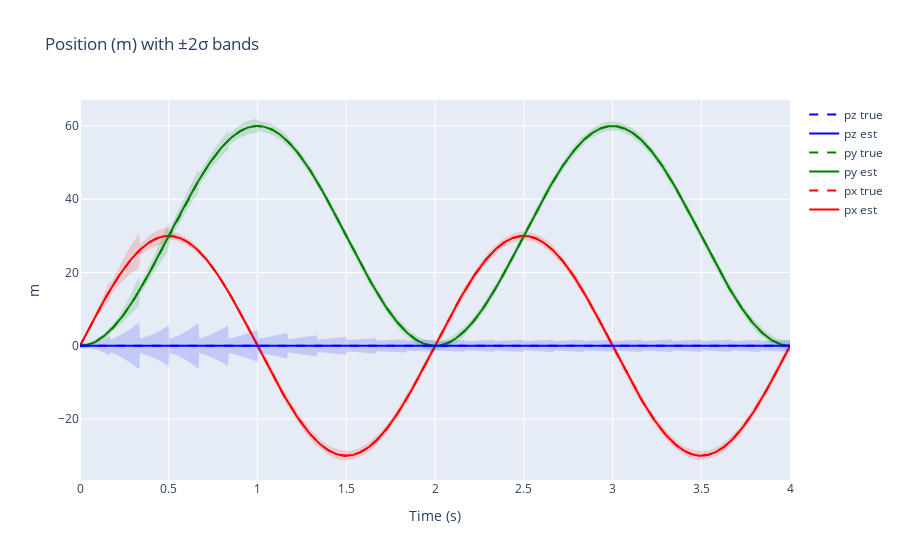

The code cell stored with this chart in its notebook:
### Markdown cell above
## Plot Position (m)

Position updates should pull the estimate toward truth and reduce the ±2σ band. If divergence occurs, check:
- H matches EKF local coords ([0, R, 0] for world-position).
- Measurement noise R reflects your sensor.
- Process noise (IMU) is not overconfident.

### Code cell
# Position (m) with ±2σ bands
fig = go.Figure(); color_rgb = {0: ('rgba(255,0,0,0.15)', '#ff0000'), 1: ('rgba(0,128,0,0.15)', '#008000'), 2: ('rgba(0,0,255,0.15)', '#0000ff')}
for i, comp in enumerate(['x','y','z']):
    fill_rgba, line_color = color_rgb[i]; mean = pos_est[:, i]; std2p = 2.0 * pos_std[:, i]; upper = mean + std2p; lower = mean - std2p
    fig.add_scatter(x=times, y=upper, line=dict(color=line_color, width=0), showlegend=False)
    fig.add_scatter(x=times, y=lower, fill='tonexty', fillcolor=fill_rgba, line=dict(color=line_color, width=0), showlegend=False)
    fig.add_scatter(x=times, y=mean, name=f"p{comp} est", line=dict(color=line_color, width=2))
    fig.add_scatter(x=times, y=pos_true[:, i], name=f"p{comp} true", line=dict(color=line_color, dash='dash', width=2))
fig.update_layout(title='Position (m) with ±2σ bands', xaxis_title='Time (s)', yaxis_title='m'); fig.show()

### Figure 1 — Plotly figure (JSON) as saved in the notebook; plotly's stock layout.template omitted (floating-point values rounded to 4 significant figures; data arrays with more than 128 entries replaced by an {"elided": "..."} marker saying what was removed)
{"data": [{"line": {"color": "#ff0000", "width": 0}, "showlegend": false, "type": "scatter", "x": {"elided": "721 float values"}, "y": {"elided": "721 float values"}}, {"fill": "tonexty", "fillcolor": "rgba(255,0,0,0.15)", "line": {"color": "#ff0000", "width": 0}, "showlegend": false, "type": "scatter", "x": {"elided": "721 float values"}, "y": {"elided": "721 float values"}}, {"line": {"color": "#ff0000", "width": 2}, "name": "px est", "type": "scatter", "x": {"elided": "721 float values"}, "y": {"elided": "721 float values"}}, {"line": {"color": "#ff0000", "dash": "dash", "width": 2}, "name": "px true", "type": "scatter", "x": {"elided": "721 float values"}, "y": {"elided": "721 float values"}}, {"line": {"color": "#008000", "width": 0}, "showlegend": false, "type": "scatter", "x": {"elided": "721 float values"}, "y": {"elided": "721 float values"}}, {"fill": "tonexty", "fillcolor": "rgba(0,128,0,0.15)", "line": {"color": "#008000", "width": 0}, "showlegend": false, "type": "scatter", "x": {"elided": "721 float values"}, "y": {"elided": "721 float values"}}, {"line": {"color": "#008000", "width": 2}, "name": "py est", "type": "scatter", "x": {"elided": "721 float values"}, "y": {"elided": "721 float values"}}, {"line": {"color": "#008000", "dash": "dash", "width": 2}, "name": "py true", "type": "scatter", "x": {"elided": "721 float values"}, "y": {"elided": "721 float values"}}, {"line": {"color": "#0000ff", "width": 0}, "showlegend": false, "type": "scatter", "x": {"elided": "721 float values"}, "y": {"elided": "721 float values"}}, {"fill": "tonexty", "fillcolor": "rgba(0,0,255,0.15)", "line": {"color": "#0000ff", "width": 0}, "showlegend": false, "type": "scatter", "x": {"elided": "721 float values"}, "y": {"elided": "721 float values"}}, {"line": {"color": "#0000ff", "width": 2}, "name": "pz est", "type": "scatter", "x": {"elided": "721 float values"}, "y": {"elided": "721 float values"}}, {"line": {"color": "#0000ff", "dash": "dash", "width": 2}, "name": "pz true", "type": "scatter", "x": {"elided": "721 float values"}, "y": {"elided": "721 float values"}}], "layout": {"title": {"text": "Position (m) with ±2σ bands"}, "xaxis": {"title": {"text": "Time (s)"}}, "yaxis": {"title": {"text": "m"}}}}
